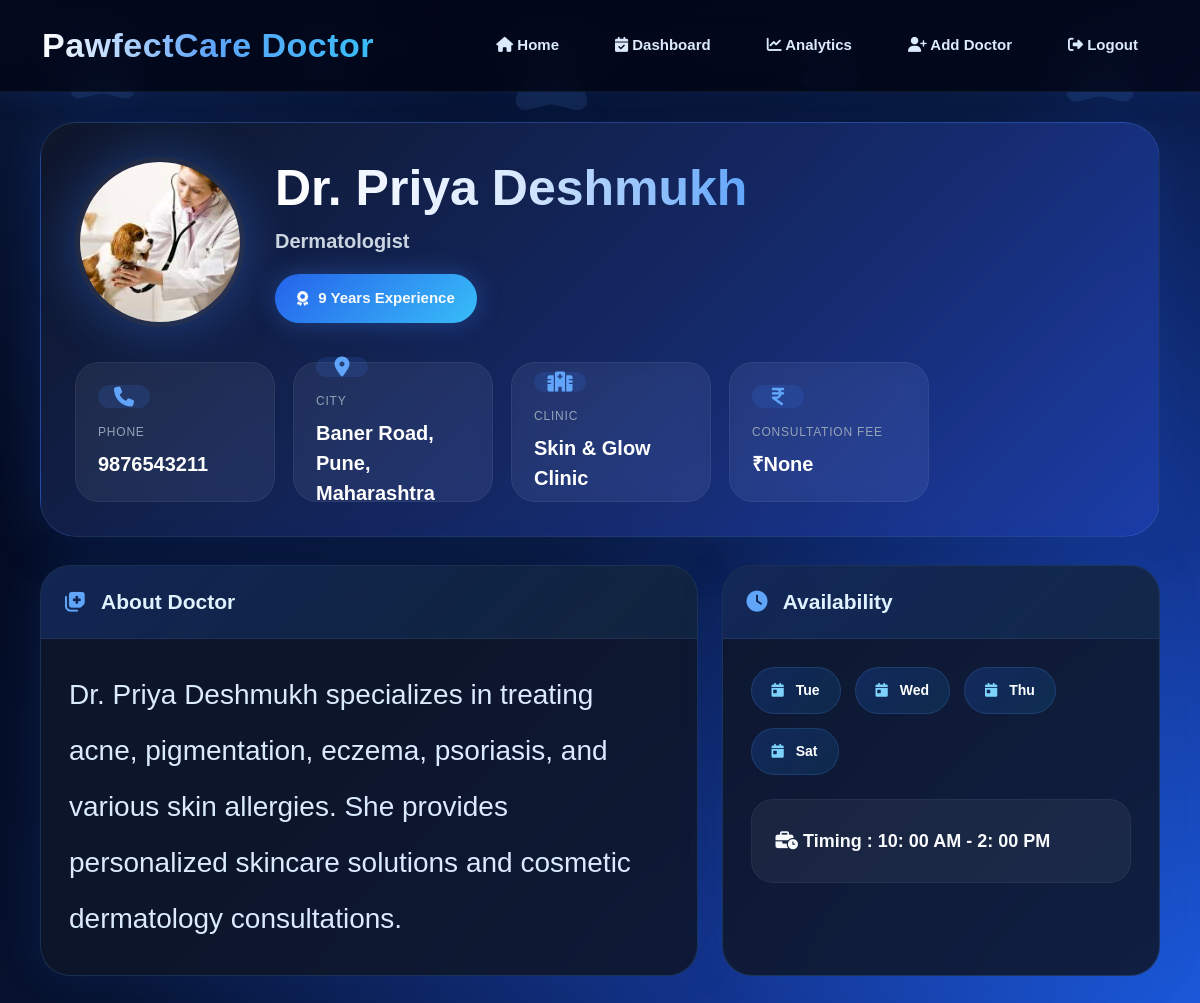
Screenshot of /doctor-detail/6 with the database file from the repository.
### app.py (models this page shows, shortened)
class Doctor(db.Model):
    id = db.Column(db.Integer, primary_key=True)
    user_id = db.Column(db.Integer, db.ForeignKey('users.id'))
    name = db.Column(db.String(100), nullable=False)
    phone = db.Column(db.String(20))
    specialization = db.Column(db.String(100))
    experience_years = db.Column(db.Integer)
    clinic_name = db.Column(db.String(150))
    consultation_fee = db.Column(db.Float)
    city = db.Column(db.String(100))
    bio = db.Column(db.Text)
    profile_pic = db.Column(db.String(200))
    created_at = db.Column(db.DateTime, default=datetime.utcnow)
    appointments = db.relationship('DoctorAppointment', backref='doctor', lazy=True)
    availability = db.relationship('DoctorAvailability', backref='doctor', lazy=True)

class DoctorAvailability(db.Model):
    id = db.Column(db.Integer, primary_key=True)
    doctor_id = db.Column(db.Integer, db.ForeignKey('doctor.id'))
    day_of_week = db.Column(db.String(20))
    start_time = db.Column(db.String(10))
    end_time = db.Column(db.String(10))
    slot_duration_minutes = db.Column(db.Integer)
    is_active = db.Column(db.Boolean, default=True)

### app.py (the view)
@app.route("/doctor-detail/<int:doctor_id>")
def doctor_detail(doctor_id):
    doctor = Doctor.query.get_or_404(doctor_id)
    availability = DoctorAvailability.query.filter_by(
        doctor_id=doctor_id
    ).all()
    return render_template(
        "doctor/view_doctor_details.html",
        doctor=doctor,
        availability=availability
    )

### templates/doctor/view_doctor_details.html (shortened to what this page needs)
<!DOCTYPE html>
<html lang="en">
<head>
<link
href="https://cdn.jsdelivr.net/npm/bootstrap@5.3.0/dist/css/bootstrap.min.css"
rel="stylesheet">
<link
rel="stylesheet"
href="https://cdnjs.cloudflare.com/ajax/libs/font-awesome/6.5.1/css/all.min.css"/>
</head>
<body>
<div class="paw"
style="left:5%; font-size:85px; animation-duration:12s;">
<i class="fa-solid fa-paw"></i>
</div>
<div class="paw"
style="left:24%; font-size:70px; animation-duration:10s;">
<i class="fa-solid fa-paw"></i>
</div>
<div class="paw"
style="left:42%; font-size:95px; animation-duration:14s;">
<i class="fa-solid fa-paw"></i>
</div>
<div class="paw"
style="left:66%; font-size:75px; animation-duration:11s;">
<i class="fa-solid fa-paw"></i>
</div>
<div class="paw"
style="left:88%; font-size:88px; animation-duration:13s;">
<i class="fa-solid fa-paw"></i>
</div>
<nav class="navbar-custom">
    <div class="brand">
        PawfectCare Doctor
    </div>
    <div class="nav-links">
        <a href="/doctor_home">
            <i class="fa-solid fa-house"></i>
            Home
        </a>
        <a href="/doctor-requests">
            <i class="fa-solid fa-calendar-check"></i>
            Dashboard
        </a>
        <a href="/doctor-analysis">
            <i class="fa-solid fa-chart-line"></i>
            Analytics
        </a>
        <a href="/add-doctor">
            <i class="fa-solid fa-user-plus"></i>
            Add Doctor
        </a>
        <a href="/logout">
            <i class="fas fa-sign-out-alt"></i>
            Logout
        </a>
    </div>
</nav>
<div class="main-container">
<div class="hero-card">
    <div class="profile-left">
        {% if doctor.profile_pic %}
        <img
        src="/static/uploads/{{ doctor.profile_pic }}"
        class="doctor-img">
        {% else %}
        <img
        src="/static/images/default_doctor.png"
        class="doctor-img">
        {% endif %}
        <div class="profile-info">
            <h1>
                {{ doctor.name }}
            </h1>
            <div class="specialization">
                {{ doctor.specialization }}
            </div>
            <div class="exp-badge">
                <i class="fa-solid fa-award"></i>
                {{ doctor.experience_years }}
                Years Experience
            </div>
        </div>
    </div>
    <div class="contact-grid">
        <div class="info-card">
            <div class="info-icon">
                <i class="fa-solid fa-phone"></i>
            </div>
            <div class="info-title">
                Phone
            </div>
            <div class="info-value">
                {{ doctor.phone }}
            </div>
        </div>
        <div class="info-card">
            <div class="info-icon">
                <i class="fa-solid fa-location-dot"></i>
            </div>
            <div class="info-title">
                City
            </div>
            <div class="info-value">
                {{ doctor.city }}
            </div>
        </div>
        <div class="info-card">
            <div class="info-icon">
                <i class="fa-solid fa-hospital"></i>
            </div>
            <div class="info-title">
                Clinic
            </div>
            <div class="info-value">
                {{ doctor.clinic_name }}
            </div>
        </div>
        <div class="info-card">
            <div class="info-icon">
                <i class="fa-solid fa-indian-rupee-sign"></i>
            </div>
            <div class="info-title">
                Consultation Fee
            </div>
            <div class="info-value">
                ₹{{ doctor.consultation_fee }}
            </div>
        </div>
    </div>
</div>
<div class="bottom-grid">
    <div class="section-card">
        <div class="card-head">
            <i class="fa-solid fa-notes-medical"></i>
            About Doctor
        </div>
        <div class="card-body-custom">
            <div class="about-text">
                {{ doctor.bio }}
            </div>
        </div>
    </div>
    <div class="section-card">
        <div class="card-head">
            <i class="fa-solid fa-clock"></i>
            Availability
        </div>
        <div class="card-body-custom">
            {% if availability %}
            <div class="availability-grid">
                {% for slot in availability %}
                <div class="day-badge">
                    <i class="fa-solid fa-calendar-day"></i>
                    {{ slot.day_of_week }}
                </div>
                {% endfor %}
            </div>
            <div class="time-box">
                <i class="fa-solid fa-business-time"></i>
                Timing :
                {{ availability[0].start_time[:2]|int % 12 or 12 }}:
                {{ availability[0].start_time[3:5] }}
                {% if availability[0].start_time[:2]|int < 12 %}
                AM
                {% else %}
                PM
                {% endif %}
                -
                {{ availability[0].end_time[:2]|int % 12 or 12 }}:
                {{ availability[0].end_time[3:5] }}
                {% if availability[0].end_time[:2]|int < 12 %}
                AM
                {% else %}
                PM
                {% endif %}
            </div>
            {% else %}
            <div style="color:#94a3b8;">
                Availability not added yet
            </div>
            {% endif %}
        </div>
    </div>
</div>
</div>
</body>
</html>

### rows the page displays
Doctor: profile_pic (picture), name "Dr. Priya Deshmukh", specialization "Dermatologist", experience_years "9", phone "9876543211", city "Baner Road, Pune, Maharashtra", clinic_name "Skin & Glow Clinic", consultation_fee "None", bio "Dr. Priya Deshmukh specializes in treating acne, pigmentation, eczema, psoriasis, and various skin allergies. She provides personalized skincare solutions and cosmetic dermatology consultations."
DoctorAvailability: day_of_week "Tue", availability[0].start_time[:2]|int%12or12 "10", start_time "00", availability[0].end_time[:2]|int%12or12 "2", end_time "00"
DoctorAvailability: day_of_week "Wed"
DoctorAvailability: day_of_week "Thu"
DoctorAvailability: day_of_week "Sat"
